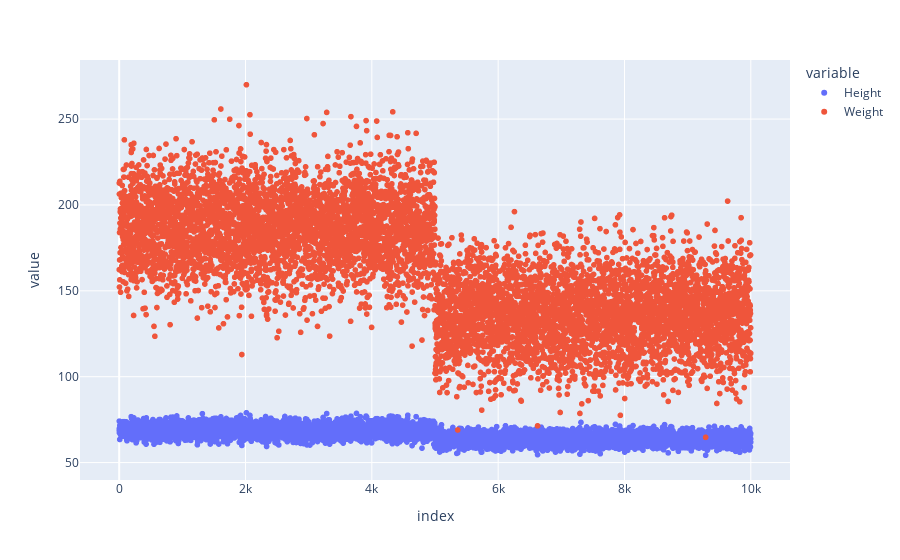

Notebook source saved alongside this figure:
### Markdown cell above
# Let's Plot the Data and see the scatterness of Weight and hight

### Code cell
plot = px.scatter(x_train) 
plot.show()

### Figure 1 — Plotly figure (JSON) as saved in the notebook; plotly's stock layout.template omitted (floating-point values rounded to 4 significant figures; data arrays with more than 128 entries replaced by an {"elided": "..."} marker saying what was removed)
{"data": [{"hovertemplate": "variable=Height<br>index=%{x}<br>value=%{y}<extra></extra>", "legendgroup": "Height", "marker": {"color": "#636efa", "symbol": "circle"}, "mode": "markers", "name": "Height", "showlegend": true, "type": "scattergl", "x": {"elided": "8000 int values"}, "xaxis": "x", "y": {"elided": "8000 float values"}, "yaxis": "y"}, {"hovertemplate": "variable=Weight<br>index=%{x}<br>value=%{y}<extra></extra>", "legendgroup": "Weight", "marker": {"color": "#EF553B", "symbol": "circle"}, "mode": "markers", "name": "Weight", "showlegend": true, "type": "scattergl", "x": {"elided": "8000 int values"}, "xaxis": "x", "y": {"elided": "8000 float values"}, "yaxis": "y"}], "layout": {"legend": {"title": {"text": "variable"}, "tracegroupgap": 0}, "margin": {"t": 60}, "xaxis": {"anchor": "y", "domain": [0, 1], "title": {"text": "index"}}, "yaxis": {"anchor": "x", "domain": [0, 1], "title": {"text": "value"}}}}
